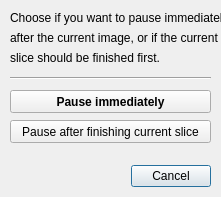
<?xml version="1.0" encoding="UTF-8"?>
<ui version="4.0">
 <class>pauseDialog</class>
 <widget class="QDialog" name="pauseDialog">
  <property name="windowModality">
   <enum>Qt::ApplicationModal</enum>
  </property>
  <property name="geometry">
   <rect>
    <x>0</x>
    <y>0</y>
    <width>221</width>
    <height>197</height>
   </rect>
  </property>
  <property name="sizePolicy">
   <sizepolicy hsizetype="Preferred" vsizetype="Preferred">
    <horstretch>0</horstretch>
    <verstretch>0</verstretch>
   </sizepolicy>
  </property>
  <property name="windowTitle">
   <string>Pause Acquisition</string>
  </property>
  <property name="layoutDirection">
   <enum>Qt::RightToLeft</enum>
  </property>
  <widget class="QDialogButtonBox" name="buttonBox">
   <property name="geometry">
    <rect>
     <x>20</x>
     <y>160</y>
     <width>191</width>
     <height>32</height>
    </rect>
   </property>
   <property name="layoutDirection">
    <enum>Qt::LeftToRight</enum>
   </property>
   <property name="locale">
    <locale language="English" country="UnitedKingdom"/>
   </property>
   <property name="orientation">
    <enum>Qt::Horizontal</enum>
   </property>
   <property name="standardButtons">
    <set>QDialogButtonBox::Cancel</set>
   </property>
  </widget>
  <widget class="Line" name="line_2">
   <property name="geometry">
    <rect>
     <x>10</x>
     <y>70</y>
     <width>201</width>
     <height>16</height>
    </rect>
   </property>
   <property name="orientation">
    <enum>Qt::Horizontal</enum>
   </property>
  </widget>
  <widget class="QPushButton" name="pushButton_pauseAfterSlice">
   <property name="geometry">
    <rect>
     <x>10</x>
     <y>120</y>
     <width>201</width>
     <height>23</height>
    </rect>
   </property>
   <property name="font">
    <font>
     <weight>50</weight>
     <bold>false</bold>
    </font>
   </property>
   <property name="text">
    <string>Pause after finishing current slice</string>
   </property>
  </widget>
  <widget class="QPushButton" name="pushButton_pauseNow">
   <property name="geometry">
    <rect>
     <x>10</x>
     <y>90</y>
     <width>201</width>
     <height>23</height>
    </rect>
   </property>
   <property name="font">
    <font>
     <weight>75</weight>
     <bold>true</bold>
    </font>
   </property>
   <property name="text">
    <string>Pause immediately</string>
   </property>
  </widget>
  <widget class="QLabel" name="label_2">
   <property name="geometry">
    <rect>
     <x>10</x>
     <y>10</y>
     <width>231</width>
     <height>16</height>
    </rect>
   </property>
   <property name="text">
    <string>Choose if you want to pause immediately</string>
   </property>
  </widget>
  <widget class="QLabel" name="label_3">
   <property name="geometry">
    <rect>
     <x>10</x>
     <y>50</y>
     <width>221</width>
     <height>16</height>
    </rect>
   </property>
   <property name="text">
    <string/>
   </property>
  </widget>
  <widget class="QLabel" name="label_4">
   <property name="geometry">
    <rect>
     <x>10</x>
     <y>30</y>
     <width>221</width>
     <height>16</height>
    </rect>
   </property>
   <property name="text">
    <string>after the current image, or if the current</string>
   </property>
  </widget>
  <widget class="QLabel" name="label_5">
   <property name="geometry">
    <rect>
     <x>10</x>
     <y>50</y>
     <width>221</width>
     <height>16</height>
    </rect>
   </property>
   <property name="text">
    <string>slice should be finished first.</string>
   </property>
  </widget>
 </widget>
 <resources/>
 <connections>
  <connection>
   <sender>buttonBox</sender>
   <signal>accepted()</signal>
   <receiver>pauseDialog</receiver>
   <slot>accept()</slot>
   <hints>
    <hint type="sourcelabel">
     <x>248</x>
     <y>254</y>
    </hint>
    <hint type="destinationlabel">
     <x>157</x>
     <y>274</y>
    </hint>
   </hints>
  </connection>
  <connection>
   <sender>buttonBox</sender>
   <signal>rejected()</signal>
   <receiver>pauseDialog</receiver>
   <slot>reject()</slot>
   <hints>
    <hint type="sourcelabel">
     <x>316</x>
     <y>260</y>
    </hint>
    <hint type="destinationlabel">
     <x>286</x>
     <y>274</y>
    </hint>
   </hints>
  </connection>
 </connections>
</ui>
